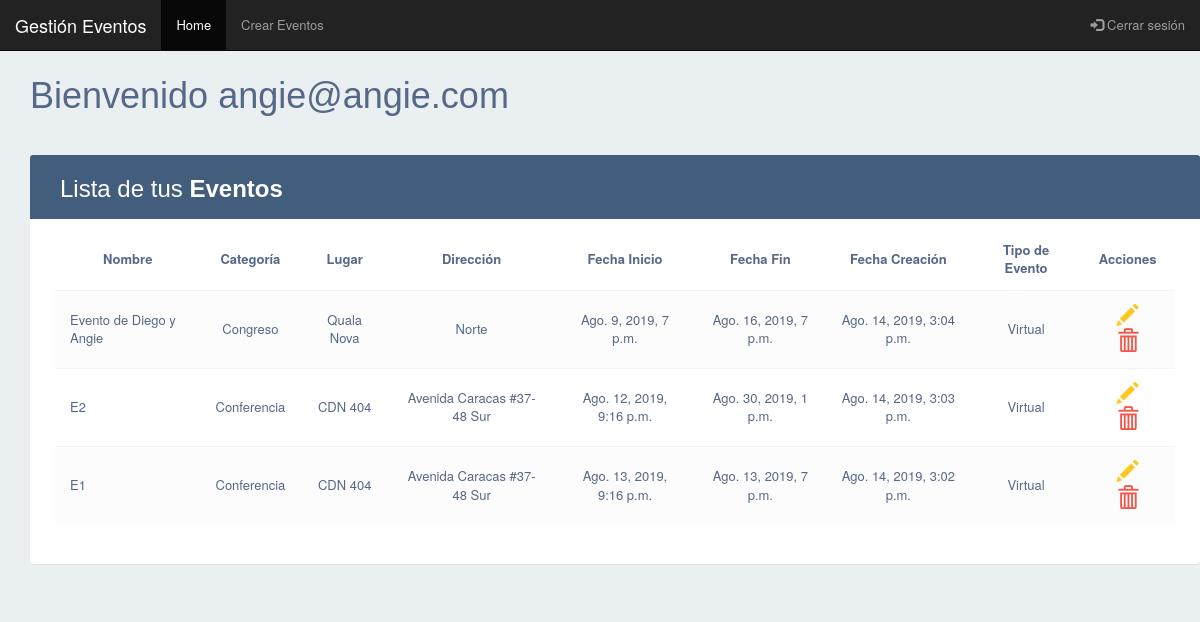
The app's page / (signed in), older data.
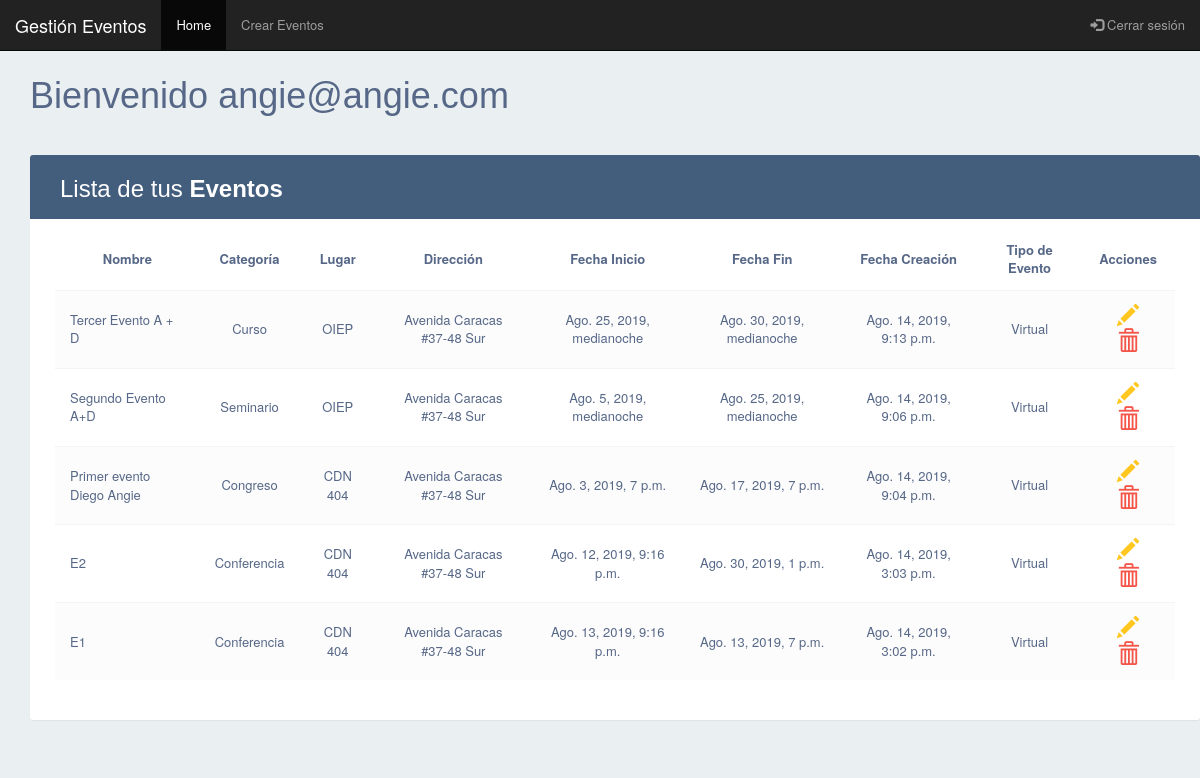
The same page, newer data.
### events/models.py (models this page shows, shortened)
class Event(models.Model):
    event_name = models.CharField(max_length = 140, blank = False)
    event_site = models.CharField(max_length = 140, blank = True)
    event_address = models.CharField(max_length = 200, blank = True)
    event_start_date = models.DateTimeField()
    event_end_date = models.DateTimeField()
    event_create_date = models.DateTimeField(auto_now_add=True)
    event_category = models.ForeignKey(Category, on_delete = models.CASCADE)
    event_type = models.ForeignKey(EventType, on_delete = models.CASCADE)
    event_creator = models.ForeignKey(User, on_delete= models.CASCADE)

class Category(models.Model):
    category_description = models.CharField(max_length = 100, blank = False)

class EventType(models.Model):
    event_type_description = models.CharField(max_length = 100, blank = False)

### events/views.py (the view)
@login_required
def list_events(request):
    events = Event.objects.filter(event_creator=request.user).order_by('-event_create_date')
    context = {
        'events': events
    }
    return render(request, 'events/myevents.html', context = context)

### templates/events/myevents.html (shortened to what this page needs)
{% extends "base.html" %}
{% block container %}
    <div class="container">
        <div class="row">
            <h1>Bienvenido {{ request.user.username }}</h1>
        </div>
        <div class="row">
            <div class="table-wrapper">
                <div class="table-title">
                    <div class="row">
                        <div class="col-xs-12">
                            <h2> Lista de tus <b>Eventos</b></h2>
                        </div>
                    </div>
                </div>
                <table class="table table-striped table-hover">
                    <thead>
                        <tr>
                            <td align="center"> <b> Nombre </b> </td>
                            <td align="center"> <b> Categoría </b> </td>
                            <td align="center"> <b> Lugar </b> </td>
                            <td align="center"> <b> Dirección </b> </td>
                            <td align="center"> <b> Fecha Inicio </b> </td>
                            <td align="center"> <b> Fecha Fin </b> </td>
                            <td align="center"> <b> Fecha Creación</b> </td>
                            <td align="center"> <b> Tipo de Evento </b> </td>
                            <td align="center"> <b> Acciones </b> </td>
                        </tr>
                    </thead>
                    <tbody>
                        {% for event in events %}
                            <tr>
                                <td>{{ event.event_name }}</td>
                                <td align="center">{{ event.event_category.category_description }}</td>
                                <td align="center">{{ event.event_site }}</td>
                                <td align="center">{{ event.event_address }}</td>
                                <td align="center">{{ event.event_start_date }}</td>
                                <td align="center">{{ event.event_end_date }}</td>
                                <td align="center">{{ event.event_create_date }}</td>
                                <td align="center">{{ event.event_type.event_type_description }}</td>
                                <td align="center">
                                    <a href="{% url 'events:edit' %}?event={{ event.pk }}" class="edit">
                                        <i class="glyphicon glyphicon-pencil" data-toggle="tooltip" title="Editar"></i>
                                    </a>
                                    <a href="{% url 'events:delete' %}?event={{ event.pk }}" class="delete">
                                        <i class="glyphicon glyphicon-trash" data-toggle="tooltip" title="Borrar"></i>
                                    </a>
                                </td>
                            </tr>
                        {% endfor %}
                    </tbody>
                </table>
            </div>
        </div>
    </div>
{% endblock %}

### templates/base.html (shortened to what this page needs)
<!DOCTYPE html>
<html lang="es">
    <head>
        {% load staticfiles %}
        {% load static %}
        <link rel="stylesheet" href="{% static 'css/bootstrap.min.css' %}">
        <link rel="stylesheet" href="{% static 'css/styles.css' %}">
        <link rel="stylesheet" href="{% static 'css/adminlte.min.css' %}">
        <link rel="stylesheet" href="{% static 'css/font-awesome.min.css' %}">
        <link rel="stylesheet" href="{% static 'css/daterangepicker.css' %}">
        <link rel="stylesheet" href="{% static 'css/bootstrap-datepicker.min.css' %}">
    </head>
    <body>
        {% include "navbar.html" %}
        <br />
        <br />
        <br />
        <div class="container my-5">
            {% block container %}
            {% endblock%}
        </div>
    </body>
</html>

### templates/navbar.html
{% load static %}
<nav class="navbar navbar-inverse navbar-expand-lg navbar-fixed-top">
    <div class="container-fluid">
        <div class="navbar-header">
            <a class="navbar-brand">Gestión Eventos</a>
        </div>
        <ul class="nav navbar-nav">
            <li class="active"><a href="{% url 'events:myevents' %}">Home</a></li>
            <li><a href="{% url 'events:create' %}">Crear Eventos</a></li>
        </ul>
        <ul class="nav navbar-nav navbar-right">
            <li><a href="{% url 'users:logout' %}"><span class="glyphicon glyphicon-log-in"></span> Cerrar sesión</a></li>
        </ul>
    </div>
</nav>

### static/css/styles.css (style rules this page uses)
body { color: #566787; background: #eaf0f1; font-family: 'Varela Round', sans-serif; font-size: 13px; }
.table-wrapper { background: #fff; padding: 20px 25px; margin: 30px 0; border-radius: 3px; box-shadow: 0 1px 1px rgba(0,0,0,.05); }
.table-title { padding-bottom: 15px; background: #435d7d; color: #fff; padding: 16px 30px; margin: -20px -25px 10px; border-radius: 3px 3px 0 0; }
.table-title h2 { margin: 5px 0 0; font-size: 24px; }
table.table tr th, table.table tr td { border-color: #e9e9e9; padding: 12px 15px; vertical-align: middle; }
table.table-striped tbody tr:nth-of-type(odd) { background-color: #fcfcfc; }
table.table td:last-child i { opacity: 0.9; font-size: 22px; margin: 0 5px; }
table.table td a { font-weight: bold; color: #566787; display: inline-block; text-decoration: none; outline: none !important; }
table.table td a.edit { color: #FFC107; }
table.table td a.delete { color: #F44336; }
table.table td i { font-size: 19px; }

Row changes from the older to the newer data that the page shows:
removed Event: event_name "Evento de Diego y Angie", event_category.category_description "Congreso", event_site "Quala Nova", event_address "Norte", event_start_date "Ago. 9, 2019, 7 p.m.", event_end_date "Ago. 16, 2019, 7 p.m.", event_create_date "Ago. 14, 2019, 3:04 p.m.", event_type.event_type_description "Virtual"
added Event: event_name "Tercer Evento A + D", event_category.category_description "Curso", event_site "OIEP", event_address "Avenida Caracas #37-48 Sur", event_start_date "Ago. 25, 2019, medianoche", event_end_date "Ago. 30, 2019, medianoche", event_create_date "Ago. 14, 2019, 9:13 p.m.", event_type.event_type_description "Virtual"
added Event: event_name "Segundo Evento A+D", event_category.category_description "Seminario", event_site "OIEP", event_address "Avenida Caracas #37-48 Sur", event_start_date "Ago. 5, 2019, medianoche", event_end_date "Ago. 25, 2019, medianoche", event_create_date "Ago. 14, 2019, 9:06 p.m.", event_type.event_type_description "Virtual"
added Event: event_name "Primer evento Diego Angie", event_category.category_description "Congreso", event_site "CDN 404", event_address "Avenida Caracas #37-48 Sur", event_start_date "Ago. 3, 2019, 7 p.m.", event_end_date "Ago. 17, 2019, 7 p.m.", event_create_date "Ago. 14, 2019, 9:04 p.m.", event_type.event_type_description "Virtual"
